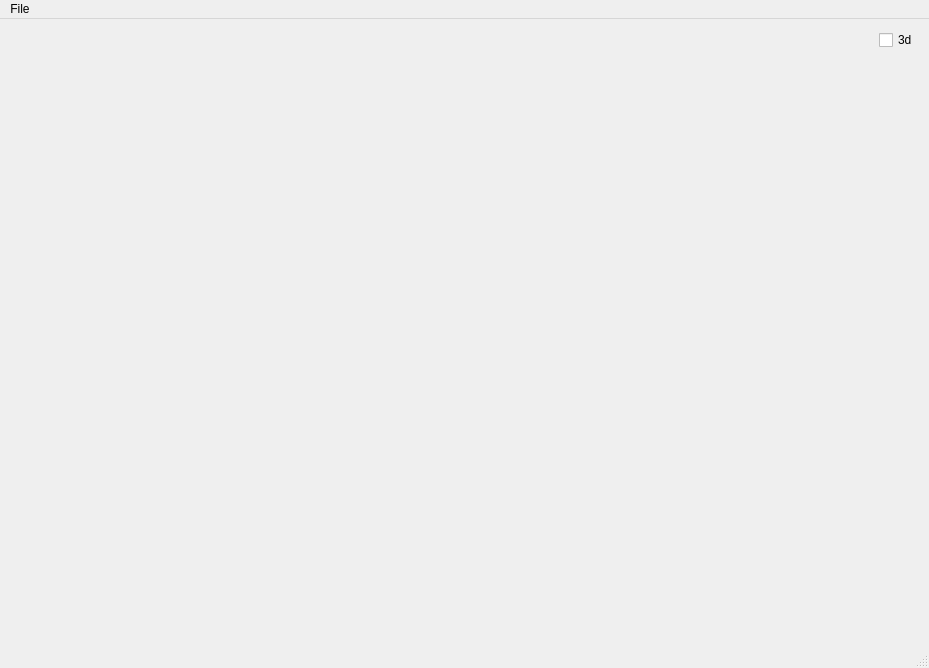
<?xml version="1.0" encoding="UTF-8"?>
<ui version="4.0">
 <class>MainWindow</class>
 <widget class="QMainWindow" name="MainWindow">
  <property name="enabled">
   <bool>true</bool>
  </property>
  <property name="geometry">
   <rect>
    <x>0</x>
    <y>0</y>
    <width>929</width>
    <height>668</height>
   </rect>
  </property>
  <property name="windowTitle">
   <string>MainWindow</string>
  </property>
  <widget class="QWidget" name="centralWidget">
   <layout class="QHBoxLayout" name="horizontalLayout">
    <item>
     <widget class="RenderingWidget" name="widget" native="true">
      <property name="sizePolicy">
       <sizepolicy hsizetype="Expanding" vsizetype="Expanding">
        <horstretch>0</horstretch>
        <verstretch>0</verstretch>
       </sizepolicy>
      </property>
      <property name="minimumSize">
       <size>
        <width>512</width>
        <height>512</height>
       </size>
      </property>
     </widget>
    </item>
    <item>
     <layout class="QVBoxLayout" name="verticalLayout">
      <item>
       <widget class="QCheckBox" name="checkBox">
        <property name="text">
         <string>3d</string>
        </property>
       </widget>
      </item>
      <item>
       <spacer name="verticalSpacer">
        <property name="orientation">
         <enum>Qt::Vertical</enum>
        </property>
        <property name="sizeHint" stdset="0">
         <size>
          <width>20</width>
          <height>40</height>
         </size>
        </property>
       </spacer>
      </item>
     </layout>
    </item>
   </layout>
  </widget>
  <widget class="QMenuBar" name="menuBar">
   <property name="geometry">
    <rect>
     <x>0</x>
     <y>0</y>
     <width>929</width>
     <height>21</height>
    </rect>
   </property>
   <widget class="QMenu" name="menuFile">
    <property name="title">
     <string>File</string>
    </property>
    <addaction name="actionQuit"/>
   </widget>
   <addaction name="menuFile"/>
  </widget>
  <widget class="QStatusBar" name="statusBar"/>
  <action name="actionQuit">
   <property name="text">
    <string>Quit</string>
   </property>
  </action>
 </widget>
 <layoutdefault spacing="6" margin="11"/>
 <customwidgets>
  <customwidget>
   <class>RenderingWidget</class>
   <extends>QWidget</extends>
   <header>renderingwidget.h</header>
   <container>1</container>
  </customwidget>
 </customwidgets>
 <resources/>
 <connections/>
</ui>
